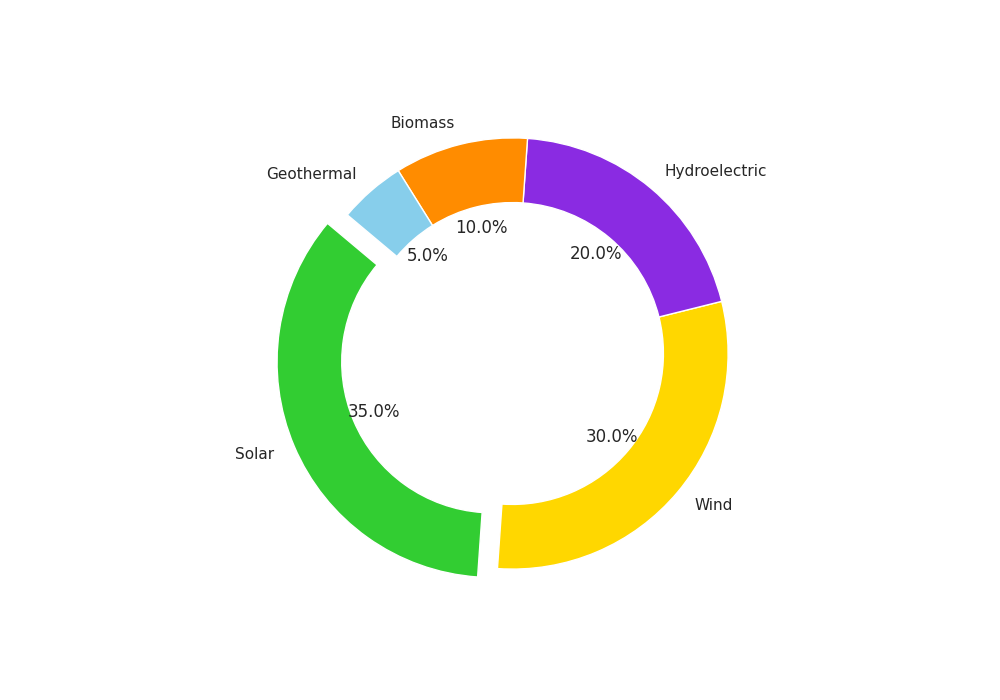

Reproduce this figure in Python.
import matplotlib.pyplot as plt

energy_sources = ['Solar', 'Wind', 'Hydroelectric', 'Biomass', 'Geothermal']
energy_proportions = [35, 30, 20, 10, 5]

# Shuffled version of the original color list
shuffled_colors = ['#32CD32', '#FFD700', '#8A2BE2', '#FF8C00', '#87CEEB']
explode = (0.1, 0, 0, 0, 0)

fig, ax = plt.subplots(figsize=(10, 7))
ax.pie(energy_proportions, labels=energy_sources, autopct='%1.1f%%', startangle=140, 
       colors=shuffled_colors, explode=explode, wedgeprops={'width': 0.3})

plt.show()
